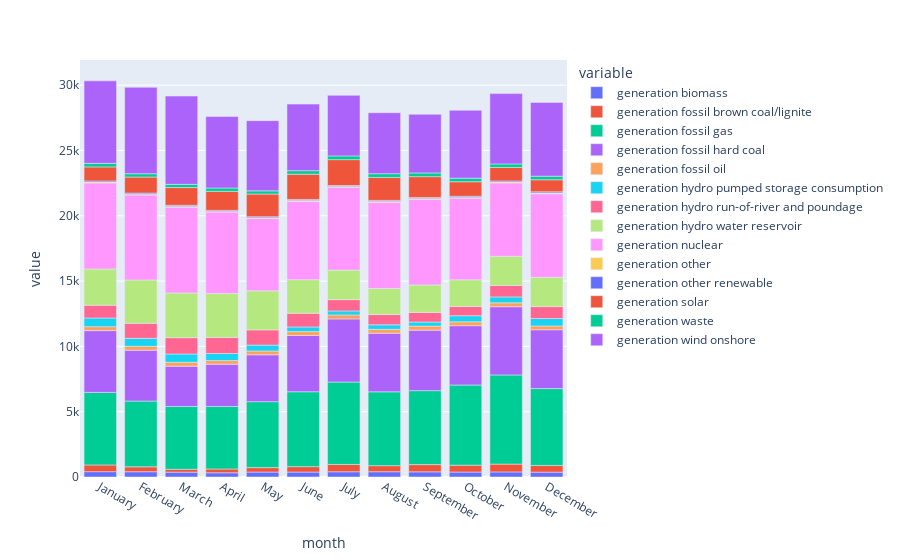

The code cell stored with this chart in its notebook:
### Code cell
fig= px.bar(df_generation)
fig.update_layout(barmode="relative")

### Figure 1 — Plotly figure (JSON) as saved in the notebook; plotly's stock layout.template omitted (floating-point values rounded to 4 significant figures)
{"data": [{"alignmentgroup": "True", "hovertemplate": "variable=generation biomass<br>month=%{x}<br>value=%{y}<extra></extra>", "legendgroup": "generation biomass", "marker": {"color": "#636efa", "pattern": {"shape": ""}}, "name": "generation biomass", "offsetgroup": "generation biomass", "orientation": "v", "showlegend": true, "textposition": "auto", "type": "bar", "x": ["January", "February", "March", "April", "May", "June", "July", "August", "September", "October", "November", "December"], "xaxis": "x", "y": [408.5, 403.3, 372.4, 323.3, 378.1, 379.5, 399.8, 403.2, 393.5, 379.4, 389.0, 372.5], "yaxis": "y"}, {"alignmentgroup": "True", "hovertemplate": "variable=generation fossil brown coal/lignite<br>month=%{x}<br>value=%{y}<extra></extra>", "legendgroup": "generation fossil brown coal/lignite", "marker": {"color": "#EF553B", "pattern": {"shape": ""}}, "name": "generation fossil brown coal/lignite", "offsetgroup": "generation fossil brown coal/lignite", "orientation": "v", "showlegend": true, "textposition": "auto", "type": "bar", "x": ["January", "February", "March", "April", "May", "June", "July", "August", "September", "October", "November", "December"], "xaxis": "x", "y": [513.7, 377.2, 219.4, 290.5, 340.4, 413.5, 560.1, 465.5, 555.6, 527.4, 597.1, 511.9], "yaxis": "y"}, {"alignmentgroup": "True", "hovertemplate": "variable=generation fossil gas<br>month=%{x}<br>value=%{y}<extra></extra>", "legendgroup": "generation fossil gas", "marker": {"color": "#00cc96", "pattern": {"shape": ""}}, "name": "generation fossil gas", "offsetgroup": "generation fossil gas", "orientation": "v", "showlegend": true, "textposition": "auto", "type": "bar", "x": ["January", "February", "March", "April", "May", "June", "July", "August", "September", "October", "November", "December"], "xaxis": "x", "y": [5556.0, 5033.0, 4806.0, 4783.0, 5048.0, 5733.0, 6310.0, 5653.0, 5664.0, 6136.0, 6827.0, 5886.0], "yaxis": "y"}, {"alignmentgroup": "True", "hovertemplate": "variable=generation fossil hard coal<br>month=%{x}<br>value=%{y}<extra></extra>", "legendgroup": "generation fossil hard coal", "marker": {"color": "#ab63fa", "pattern": {"shape": ""}}, "name": "generation fossil hard coal", "offsetgroup": "generation fossil hard coal", "orientation": "v", "showlegend": true, "textposition": "auto", "type": "bar", "x": ["January", "February", "March", "April", "May", "June", "July", "August", "September", "October", "November", "December"], "xaxis": "x", "y": [4729.0, 3892.0, 3086.0, 3236.0, 3587.0, 4309.0, 4833.0, 4485.0, 4631.0, 4542.0, 5224.0, 4502.0], "yaxis": "y"}, {"alignmentgroup": "True", "hovertemplate": "variable=generation fossil oil<br>month=%{x}<br>value=%{y}<extra></extra>", "legendgroup": "generation fossil oil", "marker": {"color": "#FFA15A", "pattern": {"shape": ""}}, "name": "generation fossil oil", "offsetgroup": "generation fossil oil", "orientation": "v", "showlegend": true, "textposition": "auto", "type": "bar", "x": ["January", "February", "March", "April", "May", "June", "July", "August", "September", "October", "November", "December"], "xaxis": "x", "y": [302.3, 300.9, 301.0, 279.5, 295.7, 298.4, 309.2, 299.2, 308.0, 294.8, 298.5, 292.6], "yaxis": "y"}, {"alignmentgroup": "True", "hovertemplate": "variable=generation hydro pumped storage consumption<br>month=%{x}<br>value=%{y}<extra></extra>", "legendgroup": "generation hydro pumped storage consumption", "marker": {"color": "#19d3f3", "pattern": {"shape": ""}}, "name": "generation hydro pumped storage consumption", "offsetgroup": "generation hydro pumped storage consumption", "orientation": "v", "showlegend": true, "textposition": "auto", "type": "bar", "x": ["January", "February", "March", "April", "May", "June", "July", "August", "September", "October", "November", "December"], "xaxis": "x", "y": [665.6, 607.6, 632.8, 546.9, 449.5, 353.9, 302.9, 346.7, 313.6, 468.4, 455.3, 568.2], "yaxis": "y"}, {"alignmentgroup": "True", "hovertemplate": "variable=generation hydro run-of-river and poundage<br>month=%{x}<br>value=%{y}<extra></extra>", "legendgroup": "generation hydro run-of-river and poundage", "marker": {"color": "#FF6692", "pattern": {"shape": ""}}, "name": "generation hydro run-of-river and poundage", "offsetgroup": "generation hydro run-of-river and poundage", "orientation": "v", "showlegend": true, "textposition": "auto", "type": "bar", "x": ["January", "February", "March", "April", "May", "June", "July", "August", "September", "October", "November", "December"], "xaxis": "x", "y": [979.1, 1147.0, 1248.0, 1230.0, 1164.0, 1041.0, 862.1, 784.2, 738.4, 703.6, 871.6, 913.2], "yaxis": "y"}, {"alignmentgroup": "True", "hovertemplate": "variable=generation hydro water reservoir<br>month=%{x}<br>value=%{y}<extra></extra>", "legendgroup": "generation hydro water reservoir", "marker": {"color": "#B6E880", "pattern": {"shape": ""}}, "name": "generation hydro water reservoir", "offsetgroup": "generation hydro water reservoir", "orientation": "v", "showlegend": true, "textposition": "auto", "type": "bar", "x": ["January", "February", "March", "April", "May", "June", "July", "August", "September", "October", "November", "December"], "xaxis": "x", "y": [2771.0, 3324.0, 3428.0, 3353.0, 2988.0, 2582.0, 2262.0, 1995.0, 2101.0, 2046.0, 2236.0, 2243.0], "yaxis": "y"}, {"alignmentgroup": "True", "hovertemplate": "variable=generation nuclear<br>month=%{x}<br>value=%{y}<extra></extra>", "legendgroup": "generation nuclear", "marker": {"color": "#FF97FF", "pattern": {"shape": ""}}, "name": "generation nuclear", "offsetgroup": "generation nuclear", "orientation": "v", "showlegend": true, "textposition": "auto", "type": "bar", "x": ["January", "February", "March", "April", "May", "June", "July", "August", "September", "October", "November", "December"], "xaxis": "x", "y": [6589.0, 6499.0, 6559.0, 6239.0, 5536.0, 5993.0, 6338.0, 6601.0, 6548.0, 6244.0, 5619.0, 6397.0], "yaxis": "y"}, {"alignmentgroup": "True", "hovertemplate": "variable=generation other<br>month=%{x}<br>value=%{y}<extra></extra>", "legendgroup": "generation other", "marker": {"color": "#FECB52", "pattern": {"shape": ""}}, "name": "generation other", "offsetgroup": "generation other", "orientation": "v", "showlegend": true, "textposition": "auto", "type": "bar", "x": ["January", "February", "March", "April", "May", "June", "July", "August", "September", "October", "November", "December"], "xaxis": "x", "y": [62.63, 67.54, 64.7, 45.48, 55.4, 62.04, 55.57, 61.69, 62.22, 64.01, 61.51, 60.27], "yaxis": "y"}, {"alignmentgroup": "True", "hovertemplate": "variable=generation other renewable<br>month=%{x}<br>value=%{y}<extra></extra>", "legendgroup": "generation other renewable", "marker": {"color": "#636efa", "pattern": {"shape": ""}}, "name": "generation other renewable", "offsetgroup": "generation other renewable", "orientation": "v", "showlegend": true, "textposition": "auto", "type": "bar", "x": ["January", "February", "March", "April", "May", "June", "July", "August", "September", "October", "November", "December"], "xaxis": "x", "y": [86.22, 84.07, 83.34, 85.28, 86.8, 85.55, 84.27, 83.87, 86.71, 87.17, 86.91, 87.35], "yaxis": "y"}, {"alignmentgroup": "True", "hovertemplate": "variable=generation solar<br>month=%{x}<br>value=%{y}<extra></extra>", "legendgroup": "generation solar", "marker": {"color": "#EF553B", "pattern": {"shape": ""}}, "name": "generation solar", "offsetgroup": "generation solar", "orientation": "v", "showlegend": true, "textposition": "auto", "type": "bar", "x": ["January", "February", "March", "April", "May", "June", "July", "August", "September", "October", "November", "December"], "xaxis": "x", "y": [1078.0, 1227.0, 1358.0, 1455.0, 1734.0, 1929.0, 1980.0, 1759.0, 1595.0, 1110.0, 1034.0, 925.0], "yaxis": "y"}, {"alignmentgroup": "True", "hovertemplate": "variable=generation waste<br>month=%{x}<br>value=%{y}<extra></extra>", "legendgroup": "generation waste", "marker": {"color": "#00cc96", "pattern": {"shape": ""}}, "name": "generation waste", "offsetgroup": "generation waste", "orientation": "v", "showlegend": true, "textposition": "auto", "type": "bar", "x": ["January", "February", "March", "April", "May", "June", "July", "August", "September", "October", "November", "December"], "xaxis": "x", "y": [271.0, 256.4, 248.4, 261.0, 244.2, 274.0, 286.6, 284.5, 283.3, 278.8, 273.0, 271.0], "yaxis": "y"}, {"alignmentgroup": "True", "hovertemplate": "variable=generation wind onshore<br>month=%{x}<br>value=%{y}<extra></extra>", "legendgroup": "generation wind onshore", "marker": {"color": "#ab63fa", "pattern": {"shape": ""}}, "name": "generation wind onshore", "offsetgroup": "generation wind onshore", "orientation": "v", "showlegend": true, "textposition": "auto", "type": "bar", "x": ["January", "February", "March", "April", "May", "June", "July", "August", "September", "October", "November", "December"], "xaxis": "x", "y": [6317.0, 6615.0, 6757.0, 5468.0, 5372.0, 5094.0, 4635.0, 4667.0, 4490.0, 5194.0, 5379.0, 5651.0], "yaxis": "y"}], "layout": {"barmode": "relative", "legend": {"title": {"text": "variable"}, "tracegroupgap": 0}, "margin": {"t": 60}, "xaxis": {"anchor": "y", "domain": [0, 1], "title": {"text": "month"}}, "yaxis": {"anchor": "x", "domain": [0, 1], "title": {"text": "value"}}}}
